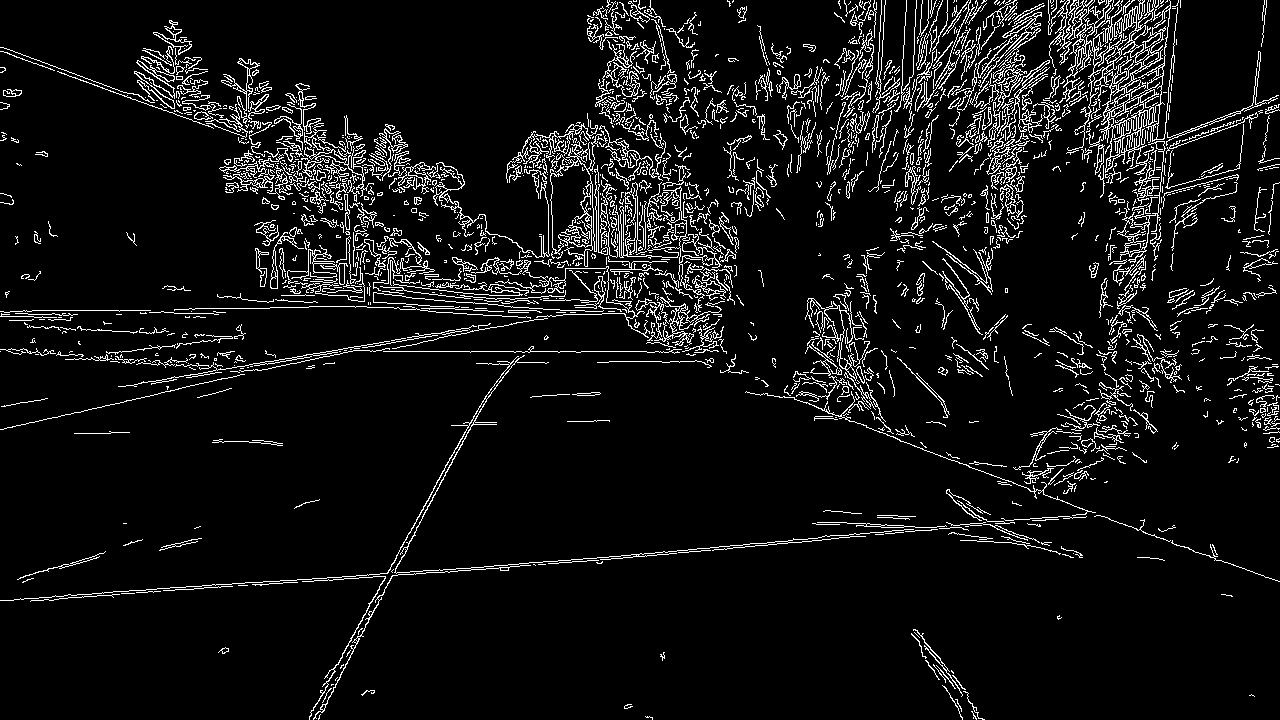
#> input picture rover/scripts/images/image20231019113926.jpg, 1280 x 720 px
$ python canny_line.py   (older library calls are emulated)
#> lines starting #> are read from the running program, lines starting #| are printed output that depends on the picture; after the words box and inside, x2 and y2 are one past the last pixel; in counts of white or black regions, pixels touching at a corner belong together
import cv2
import numpy as np

# Load the Canny edge image
canny_image = cv2.imread('image20231019113926.jpg', cv2.IMREAD_GRAYSCALE)
#> canny_image is the input picture: shape (720, 1280); min 0, max 255, mean 18.7

image = canny_image
img_gray = image
img_gray = cv2.medianBlur(img_gray, 5)
edges = cv2.Laplacian(img_gray, cv2.CV_8U, ksize=15)
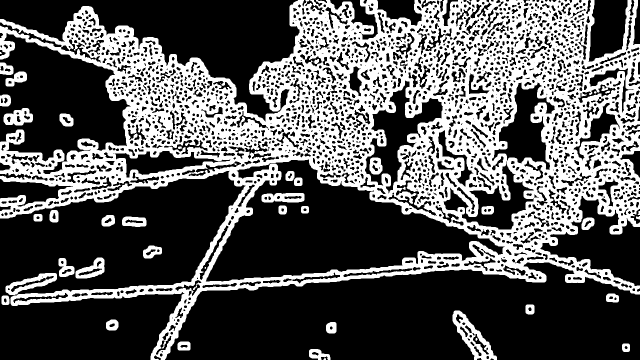
#> edges: shape (720, 1280) (shown at 1/2 size); min 0, max 255, mean 89.9
ret,mask =cv2.threshold(edges,100,255,cv2.THRESH_BINARY_INV)
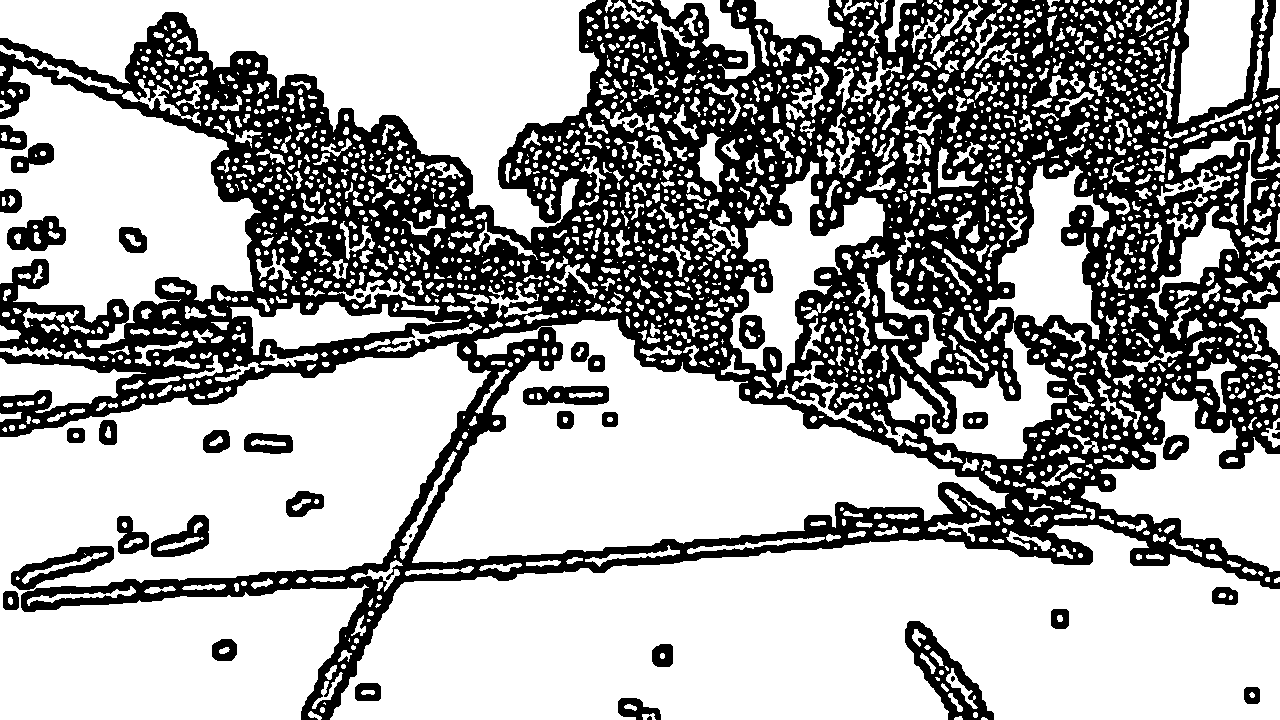
#> mask: shape (720, 1280); 64.7% white; 51 black regions (15 under 20 px), largest, box (x1, y1, x2, y2) and area: (0, 0, 1280, 720) 306186, (905, 621, 994, 720) 2893, (11, 546, 114, 590) 1745
image2 = cv2.bitwise_and(image, image, mask=mask)
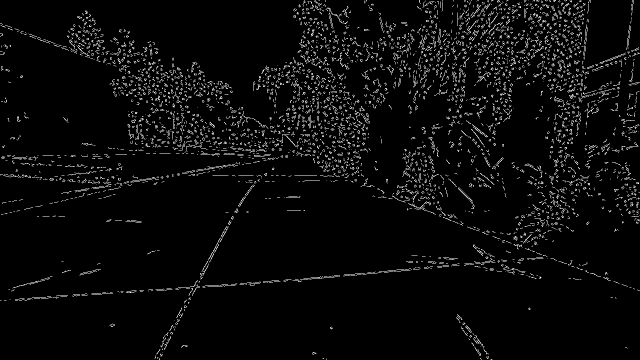
#> image2: shape (720, 1280) (shown at 1/2 size); min 0, max 255, mean 10.3
image2 = cv2.medianBlur(image2, 9)  # this
cv2.imshow("Mask", mask)

# Apply the Hough Line Transform to detect lines in the Canny image
lines = cv2.HoughLines(canny_image, 1, np.pi / 180, threshold=200)

# Create a copy of the original image to draw the lines on
output_image = np.zeros_like(canny_image)
print(lines)
#> (printed output is left out)
# Draw the detected lines on the output image
if lines is not None:
    for rho, theta in lines[:, 0]:
        a = np.cos(theta)
        b = np.sin(theta)
        x0 = a * rho
        y0 = b * rho
        x1 = int(x0 + 1000 * (-b))
        y1 = int(y0 + 1000 * (a))
        x2 = int(x0 - 1000 * (-b))
        y2 = int(y0 - 1000 * (a))
        cv2.line(output_image, (x1, y1), (x2, y2), 255, 2)
#> this loop made 9171 passes
#> (rho, theta, a, b, x0, y0, x1, y1) on passes 1 to 3: (598, 1.5, 0.0698, 0.998, 41.71, 596.5, -955, 666), (351, 1.57, -4.37e-08, 1, -1.53e-05, 351, -1000, 350), (312, 1.55, 0.0175, 1, 5.45, 312, -994, 329)
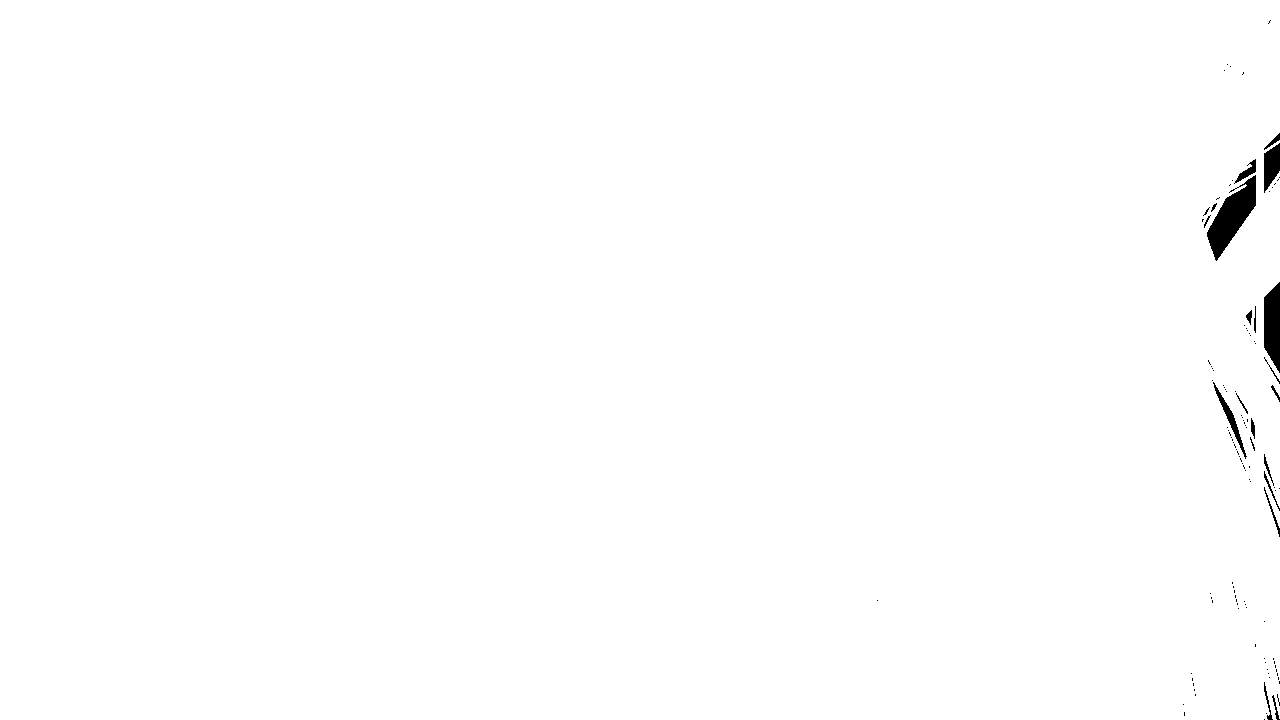
#> output_image: shape (720, 1280); 99.5% white; 117 black regions (97 under 20 px), largest, box (x1, y1, x2, y2) and area: (1207, 175, 1256, 261) 1872, (1264, 282, 1280, 373) 1136, (1264, 143, 1280, 193) 541

# Display the output image with detected lines
cv2.imshow('Detected Lines', output_image)
cv2.waitKey(0)
cv2.destroyAllWindows()

$ run again, with rover/scripts/images/image20231017154314.jpg copied over rover/scripts/images/image20231019113926.jpg
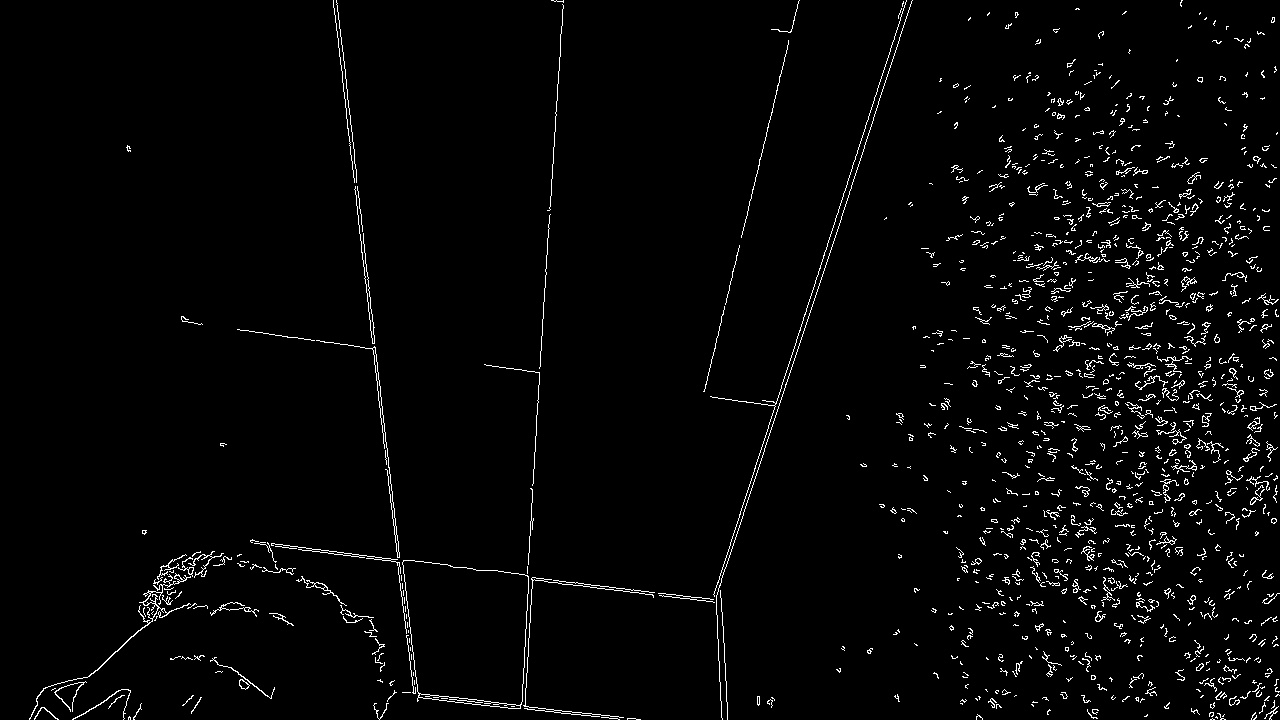
#> input picture rover/scripts/images/image20231017154314.jpg, 1280 x 720 px
#> canny_image is the input picture: shape (720, 1280); min 0, max 255, mean 6.7
#> `ret,mask =cv2.threshold(edges,100,255,cv2.THRESH_BINARY_INV)`:
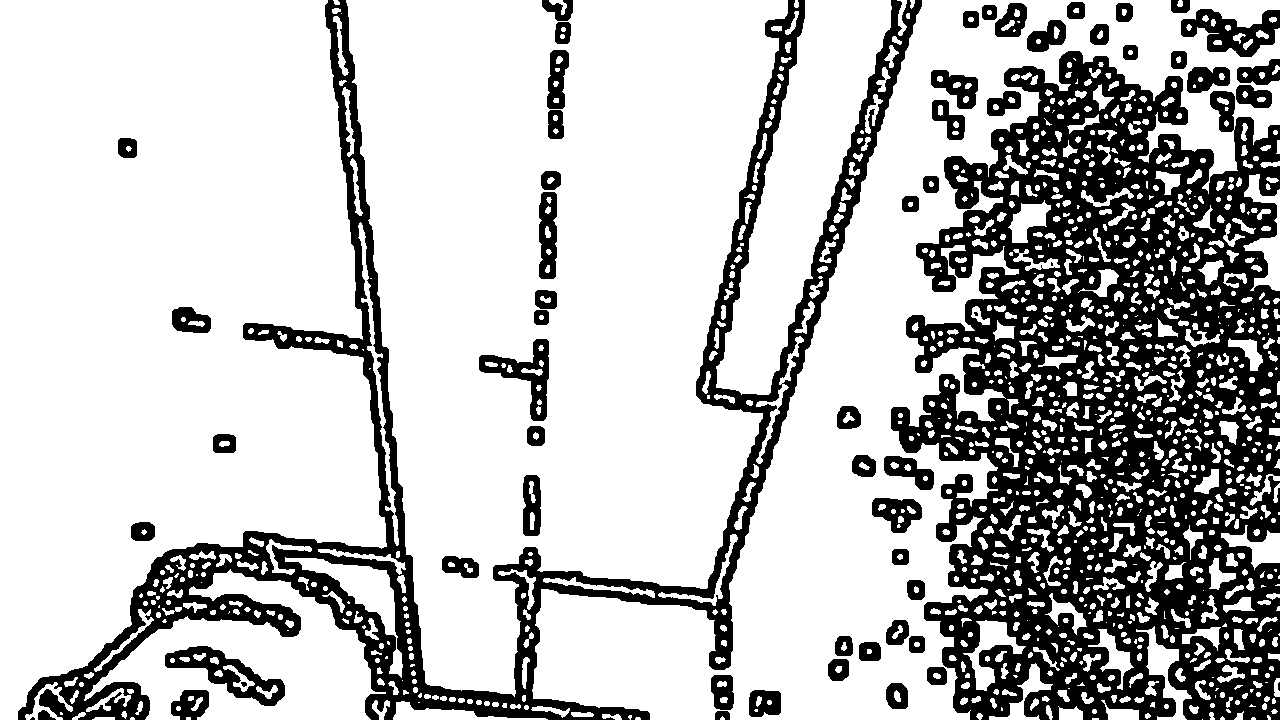
#> mask: shape (720, 1280); 73.9% white; 62 black regions (5 under 20 px), largest, box (x1, y1, x2, y2) and area: (891, 51, 1280, 720) 148357, (18, 0, 922, 720) 61533, (165, 646, 285, 706) 2458
#> lines = 1699 rows, first 8: [862, 0.314], [-336, 3.04], [-330, 3.02], [867, 0.314], [508, 1.69], [293, 1.71], [506, 1.69], [497, 1.71]
#> (printed output is left out)
#> the loop `for rho, theta in lines[:, 0]:` made 1699 passes
#> (rho, theta, a, b, x0, y0, x1, y1) on passes 1 to 3: (862, 0.314, 0.951, 0.309, 819.8, 266.4, 510, 1217), (-336, 3.04, -0.995, 0.105, 334.2, -35.12, 229, -1029), (-330, 3.02, -0.993, 0.122, 327.5, -40.22, 205, -1032)
#> after the loop `for rho, theta in lines[:, 0]:`:
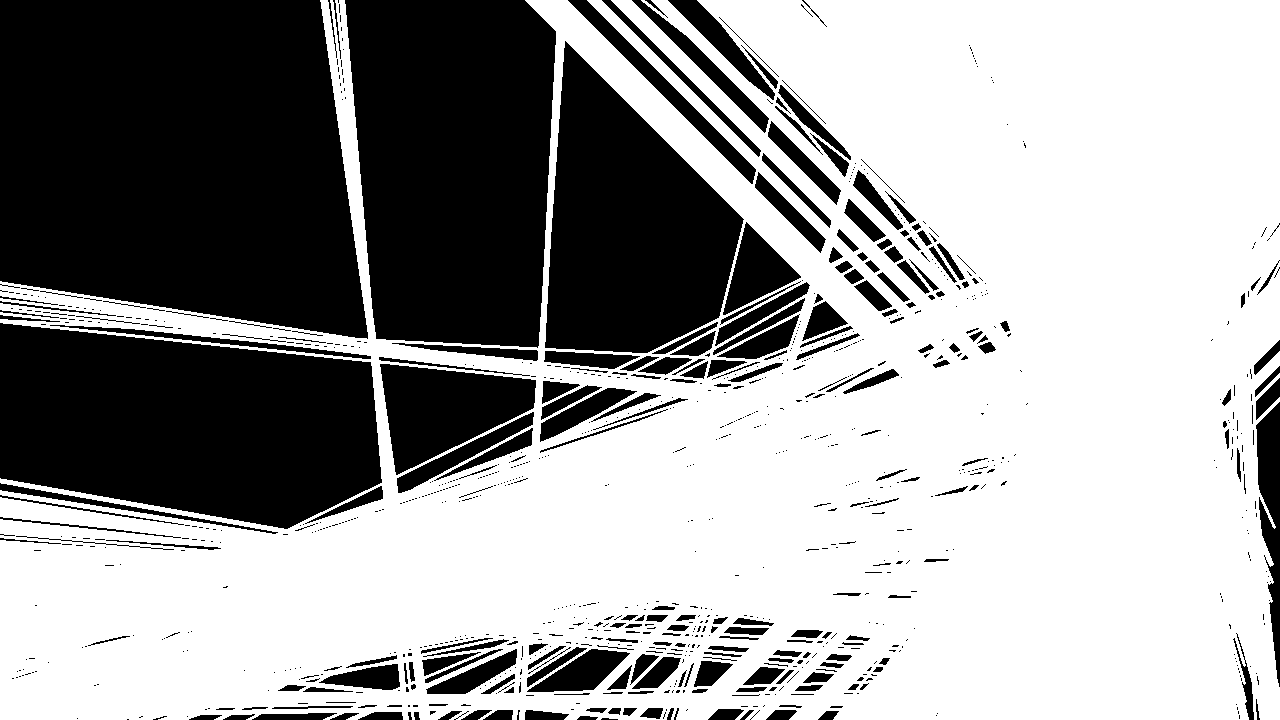
#> output_image: shape (720, 1280); 61.7% white; 1028 black regions (762 under 20 px), largest, box (x1, y1, x2, y2) and area: (0, 0, 368, 339) 106212, (345, 0, 556, 348) 64080, (0, 323, 382, 529) 60751
